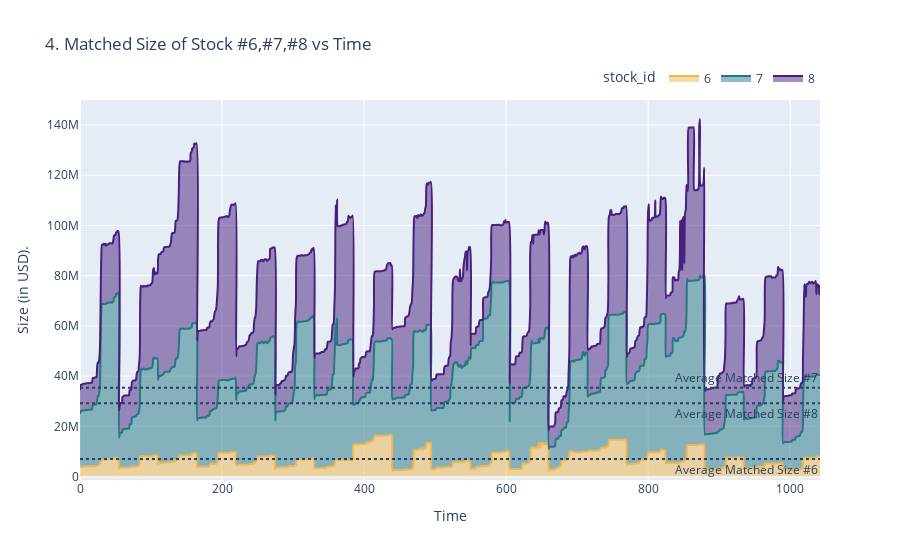

Notebook code for this chart:
### Markdown cell above
<div>
    <h1 style="font-family:  'Garamond', 'Lucida Sans', sans-serif; text-align: center; color: #263A29; font-weight: bold; font-size: 36px;">
    III. Matched Size vs Time
    </h1>
</div>
<hr>

### Code cell
fig = px.area(stock678, x=stock678.index//3, y=["matched_size"],color="stock_id",
              title="4. Matched Size of Stock #6,#7,#8 vs Time",line_shape='spline',
              color_discrete_map={6: "#EFB74F",7: "#247881",8:"#47207D"})

fig.add_hline(y=train_data.query("stock_id==6")["matched_size"].mean(), line_dash="dot", annotation_text="Average Matched Size #6", annotation_position="bottom right")
fig.add_hline(y=train_data.query("stock_id==7")["matched_size"].mean(), line_dash="dot", annotation_text="Average Matched Size #7", annotation_position="top right")
fig.add_hline(y=train_data.query("stock_id==8")["matched_size"].mean(), line_dash="dot", annotation_text="Average Matched Size #8", annotation_position="bottom right")
fig.update_layout(xaxis_title="Time", yaxis_title="Size (in USD).",legend=dict(orientation="h", yanchor="bottom", y=1.02, xanchor="right", x=1))
fig.show()

### Figure 1 — Plotly figure (JSON) as saved in the notebook; plotly's stock layout.template omitted (floating-point values rounded to 4 significant figures; data arrays with more than 128 entries replaced by an {"elided": "..."} marker saying what was removed)
{"data": [{"fillpattern": {"shape": ""}, "hovertemplate": "stock_id=6<br>variable=matched_size<br>x=%{x}<br>value=%{y}<extra></extra>", "legendgroup": "6", "line": {"color": "#EFB74F", "shape": "spline"}, "marker": {"symbol": "circle"}, "mode": "lines", "name": "6", "orientation": "v", "showlegend": true, "stackgroup": "1", "type": "scatter", "x": {"elided": "1043 int values"}, "xaxis": "x", "y": {"elided": "1043 float values"}, "yaxis": "y"}, {"fillpattern": {"shape": ""}, "hovertemplate": "stock_id=7<br>variable=matched_size<br>x=%{x}<br>value=%{y}<extra></extra>", "legendgroup": "7", "line": {"color": "#247881", "shape": "spline"}, "marker": {"symbol": "circle"}, "mode": "lines", "name": "7", "orientation": "v", "showlegend": true, "stackgroup": "1", "type": "scatter", "x": {"elided": "1043 int values"}, "xaxis": "x", "y": {"elided": "1043 float values"}, "yaxis": "y"}, {"fillpattern": {"shape": ""}, "hovertemplate": "stock_id=8<br>variable=matched_size<br>x=%{x}<br>value=%{y}<extra></extra>", "legendgroup": "8", "line": {"color": "#47207D", "shape": "spline"}, "marker": {"symbol": "circle"}, "mode": "lines", "name": "8", "orientation": "v", "showlegend": true, "stackgroup": "1", "type": "scatter", "x": {"elided": "1043 int values"}, "xaxis": "x", "y": {"elided": "1043 float values"}, "yaxis": "y"}], "layout": {"annotations": [{"showarrow": false, "text": "Average Matched Size #6", "x": 1, "xanchor": "right", "xref": "x domain", "y": 6994000.0, "yanchor": "top", "yref": "y"}, {"showarrow": false, "text": "Average Matched Size #7", "x": 1, "xanchor": "right", "xref": "x domain", "y": 35380000.0, "yanchor": "bottom", "yref": "y"}, {"showarrow": false, "text": "Average Matched Size #8", "x": 1, "xanchor": "right", "xref": "x domain", "y": 29210000.0, "yanchor": "top", "yref": "y"}], "legend": {"orientation": "h", "title": {"text": "stock_id"}, "tracegroupgap": 0, "x": 1, "xanchor": "right", "y": 1.02, "yanchor": "bottom"}, "shapes": [{"line": {"dash": "dot"}, "type": "line", "x0": 0, "x1": 1, "xref": "x domain", "y0": 6994000.0, "y1": 6994000.0, "yref": "y"}, {"line": {"dash": "dot"}, "type": "line", "x0": 0, "x1": 1, "xref": "x domain", "y0": 35380000.0, "y1": 35380000.0, "yref": "y"}, {"line": {"dash": "dot"}, "type": "line", "x0": 0, "x1": 1, "xref": "x domain", "y0": 29210000.0, "y1": 29210000.0, "yref": "y"}], "title": {"text": "4. Matched Size of Stock #6,#7,#8 vs Time"}, "xaxis": {"anchor": "y", "domain": [0.0, 1.0], "title": {"text": "Time"}}, "yaxis": {"anchor": "x", "domain": [0.0, 1.0], "title": {"text": "Size (in USD)."}}}}
